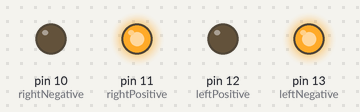
A sketch run on a simulated Arduino Uno, built with avr-gcc and run on an emulated ATmega328P. On the bench: output pins drawn as LEDs (lit = HIGH).

Above: at 0.5 s.
At 1.5 s:
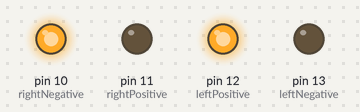
At 2.5 s:
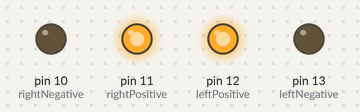
At 3.5 s:
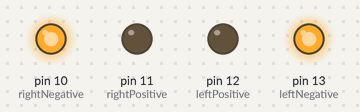
Timing chart, 0 to 5.2 s (numbered marks = the images above):
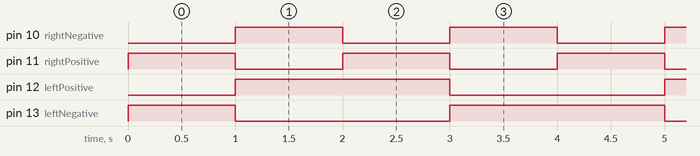

The sketch:

maze_solver.ino
```cpp
// (licence header left out)
int leftPositive = 12;
int leftNegative = 13;

int rightPositive = 11;
int rightNegative = 10;

int forOneSecond = 1000;

void setup() {
  pinMode(leftPositive, OUTPUT);
  pinMode(leftNegative, OUTPUT);

  pinMode(rightPositive, OUTPUT);
  pinMode(rightNegative, OUTPUT);
}

void switchRightForward() {
  digitalWrite(rightPositive, HIGH);
  digitalWrite(rightNegative, LOW);
}

void switchRightBackward() {
  digitalWrite(rightPositive, LOW);
  digitalWrite(rightNegative, HIGH);
}

void switchRightOff() {
  digitalWrite(rightPositive, LOW);
  digitalWrite(rightNegative, LOW);
}

void switchLeftForward() {
  digitalWrite(leftPositive, LOW);
  digitalWrite(leftNegative, HIGH);
}

void switchLeftBackward() {
  digitalWrite(leftPositive, HIGH);
  digitalWrite(leftNegative, LOW);
}

void switchLeftOff() {
  digitalWrite(leftPositive, LOW);
  digitalWrite(leftNegative, LOW);
}

void moveForward() {
  switchRightForward();
  switchLeftForward();
}

void moveBackward() {
  switchRightBackward();
  switchLeftBackward();
}

void turnLeft() {
  switchRightForward();
  switchLeftBackward();
}

void turnRight() {
  switchLeftForward();
  switchRightBackward();
}

void moveStop() {
  switchLeftOff();
  switchRightOff();
}


void loop() {
  moveForward();
  delay(forOneSecond);
  moveBackward();
  delay(forOneSecond);
  turnLeft();
  delay(forOneSecond);
  turnRight();
  delay(forOneSecond);
}
```

Measured:
- by itself, pin 10 (rightNegative), pin 11 (rightPositive): alternates HIGH for 1.0 s and LOW for 1.0 s
- by itself, pin 12 (leftPositive): alternates HIGH for 2.0 s and LOW for 2.0 s
- by itself, pin 13 (leftNegative): repeats every 4.0 s: LOW 2.0 s, HIGH 2.0 s
